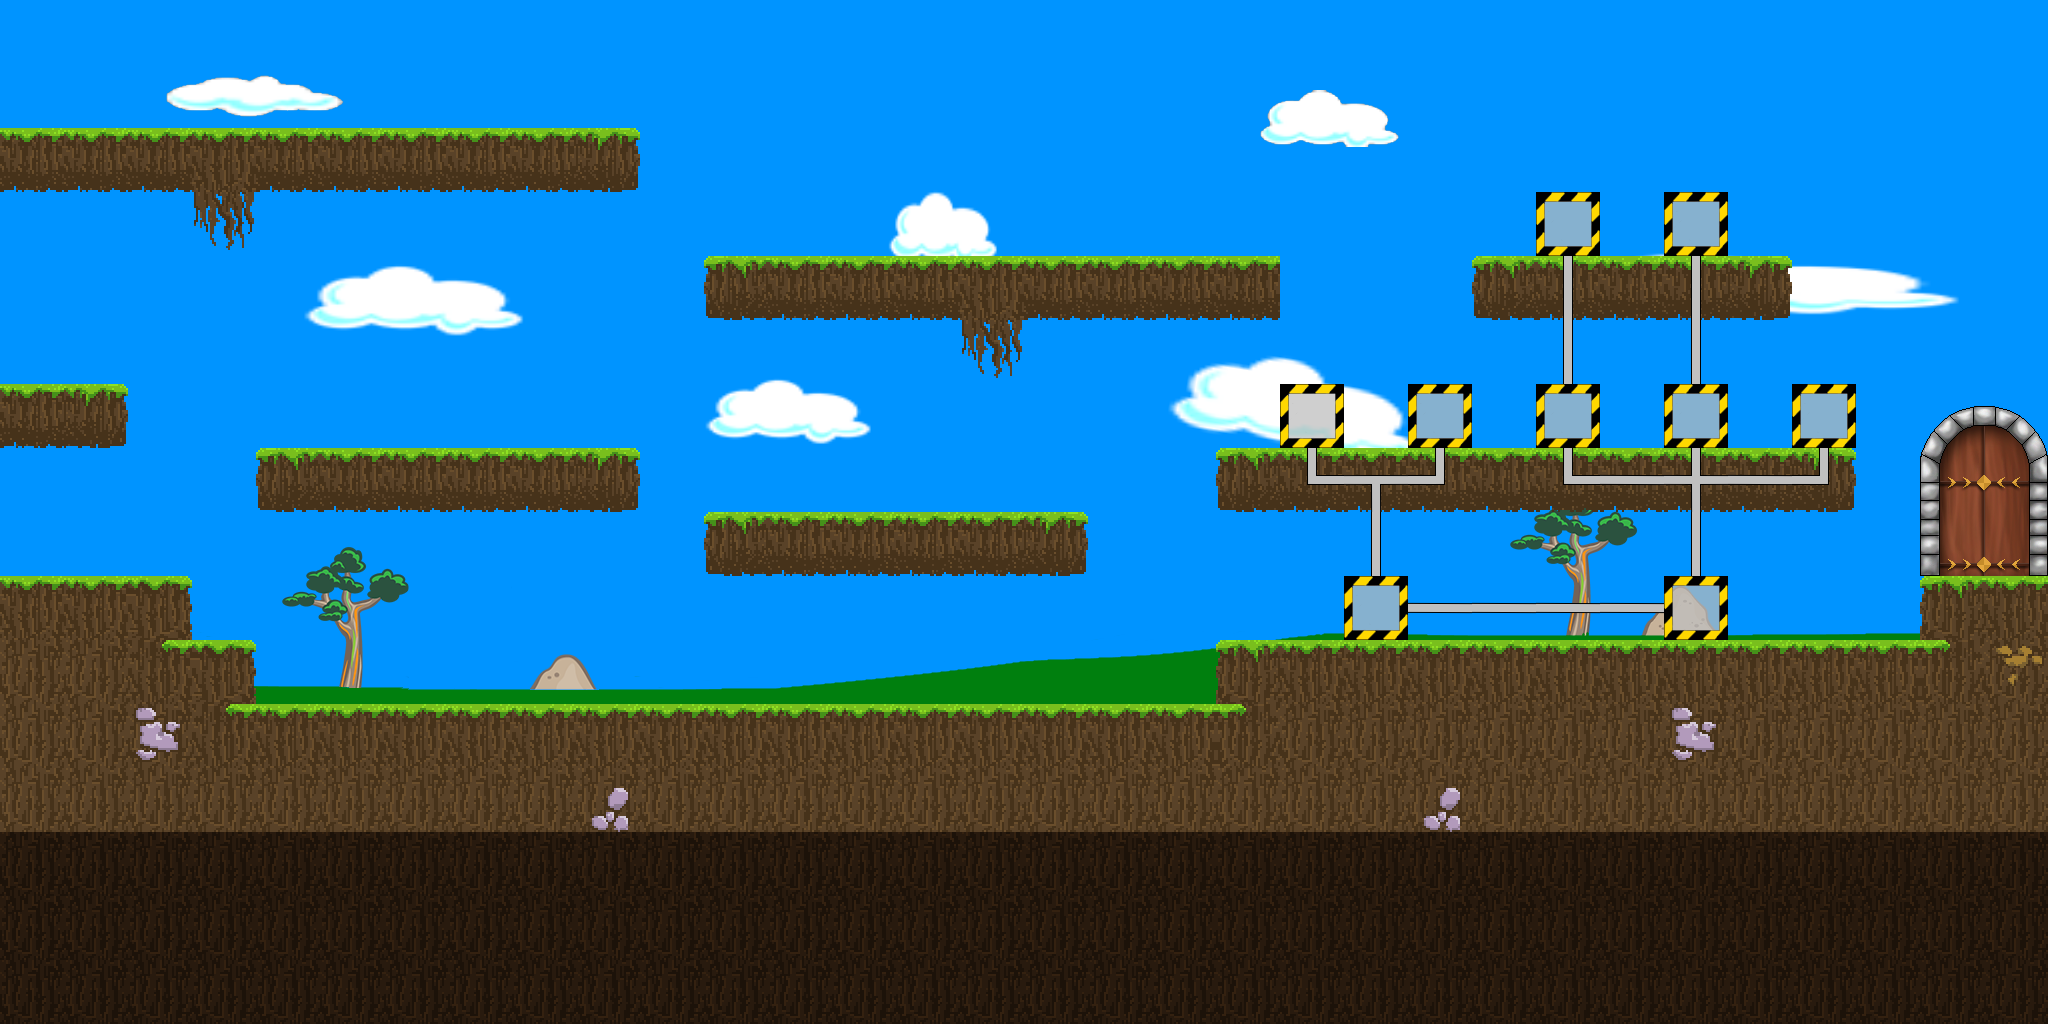

This game map was drawn from its Tiled (.tmx) file and the tilesets committed beside it. A one-line description and the trimmed map source follow:
An orthogonal 32x16 tile map with 64x64 px tiles, 4 tile layers (Laufebene, Tür offen, Tür, Ablagen), 6 tilesets, 1 image layer and 9 objects.

<map version="1.0" orientation="orthogonal" renderorder="right-down" width="32" height="16" tilewidth="64" tileheight="64">
 <tileset firstgid="1" name="Tür" tilewidth="64" tileheight="64">
  <image source="Tür.png" trans="0000ff" width="256" height="256" />
 </tileset>
 <tileset firstgid="17" name="Rohre" tilewidth="64" tileheight="64">
  <image source="Rohre.png" trans="0000ff" width="256" height="256" />
 </tileset>
 <tileset firstgid="33" name="Maschinen" tilewidth="64" tileheight="64">
  <image source="Maschinen.png" trans="0000ff" width="256" height="256" />
 </tileset>
 <tileset firstgid="49" name="Metallobjekte" tilewidth="64" tileheight="64">
  <image source="Metallobjekte.png" trans="0000ff" width="256" height="256" />
 </tileset>
 <tileset firstgid="65" name="Laufebenen" tilewidth="64" tileheight="64">
  <image source="Laufebenen.png" trans="0000ff" width="256" height="256" />
 </tileset>
 <tileset firstgid="81" name="Ampeln" tilewidth="64" tileheight="64">
  <image source="Ampeln.png" trans="0000ff" width="128" height="128" />
 </tileset>
 <imagelayer name="Hintergrund">
  <image source="Hintergrund.png" />
 </imagelayer>
 <layer name="Laufebene" width="32" height="16">
  <data>[512 cells, 232 non-empty, 14 distinct tile ids]</data>
 </layer>
 <layer name="Tür offen" width="32" height="16">
  <data>[512 cells, 6 non-empty, 6 distinct tile ids]</data>
 </layer>
 <layer name="Tür" width="32" height="16">
  <data>[512 cells, 6 non-empty, 6 distinct tile ids]</data>
 </layer>
 <layer name="Ablagen" width="32" height="16">
  <data>[512 cells, 27 non-empty, 7 distinct tile ids]</data>
 </layer>
 <objectgroup name="Objekte">
  <object gid="81" x="896" y="704" />
  <object gid="35" x="448" y="704" />
  <object gid="33" x="1728" y="640" />
  <object gid="41" x="768" y="256" />
  <object gid="49" x="128" y="128" />
  <object gid="49" x="768" y="512" />
  <object gid="53" x="1152" y="256" />
  <object gid="58" x="64" y="384" />
  <object gid="57" x="512" y="448" />
 </objectgroup>
</map>
